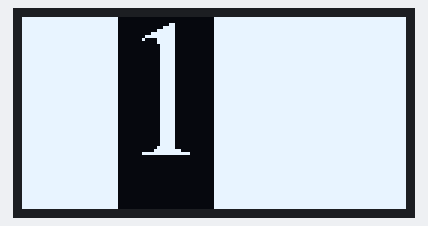
A program run on a simulated ESP32 board running MicroPython. Parts: 128×64 one-colour display. At 0.1 s the program stops and its outputs stay as they are.

Above: at 0.1 s.

The program:

testOLED.py
```python
from machine import Pin, SoftI2C
from ssd1306 import SSD1306_I2C
import framebuf

# ESP32 Pin assignment
buffer = bytearray(b"\xff\xff\xff\xff\xff\xff\xff\xff\xff\xff\x9f\xff\xff\xfe\x1f\xff\xff\xf8\x1f\xff\xff\xe0\x1f\xff\xff\x80\x1f\xff\xff\x78\x1f\xff\xff\xf8\x1f\xff\xff\xfc\x1f\xff\xff\xfc\x1f\xff\xff\xfc\x1f\xff\xff\xfc\x1f\xff\xff\xfc\x1f\xff\xff\xfc\x1f\xff\xff\xfc\x1f\xff\xff\xfc\x1f\xff\xff\xfc\x1f\xff\xff\xfc\x1f\xff\xff\xfc\x1f\xff\xff\xfc\x1f\xff\xff\xfc\x1f\xff\xff\xfc\x1f\xff\xff\xfc\x1f\xff\xff\xfc\x1f\xff\xff\xfc\x1f\xff\xff\xfc\x1f\xff\xff\xfc\x1f\xff\xff\xfc\x1f\xff\xff\xfc\x1f\xff\xff\xfc\x1f\xff\xff\xfc\x1f\xff\xff\xfc\x1f\xff\xff\xfc\x1f\xff\xff\xfc\x1f\xff\xff\xfc\x1f\xff\xff\xfc\x1f\xff\xff\xfc\x1f\xff\xff\xfc\x1f\xff\xff\xfc\x1f\xff\xff\xfc\x1f\xff\xff\xfc\x1f\xff\xff\xfc\x1f\xff\xff\xf8\x1f\xff\xff\xf0\x07\xff\xff\x00\x00\xff\xff\xff\xff\xff\xff\xff\xff\xff\xff\xff\xff\xff\xff\xff\xff\xff\xff\xff\xff\xff\xff\xff\xff\xff\xff\xff\xff\xff\xff\xff\xff\xff\xff\xff\xff\xff\xff\xff\xff\xff\xff\xff\xff\xff\xff\xff\xff\xff\xff\xff\xff\xff\xff\xff\xff\xff\xff\xff\xff\xff\xff\xff\xff\xff\xff\xff\xff\xff\xff\xff\xff\xff")
fb = framebuf.FrameBuffer(buffer, 32, 64, framebuf.MONO_HLSB)

i2c = SoftI2C(scl=Pin(22), sda=Pin(21))
oled_width = 128
oled_height = 64

oled = SSD1306_I2C(oled_width, oled_height, i2c)

oled.fill(0)
oled.framebuf.blit(fb, 32, 0)
# oled.text("hi", 0, 0)
oled.invert(1)

oled.show()
```
